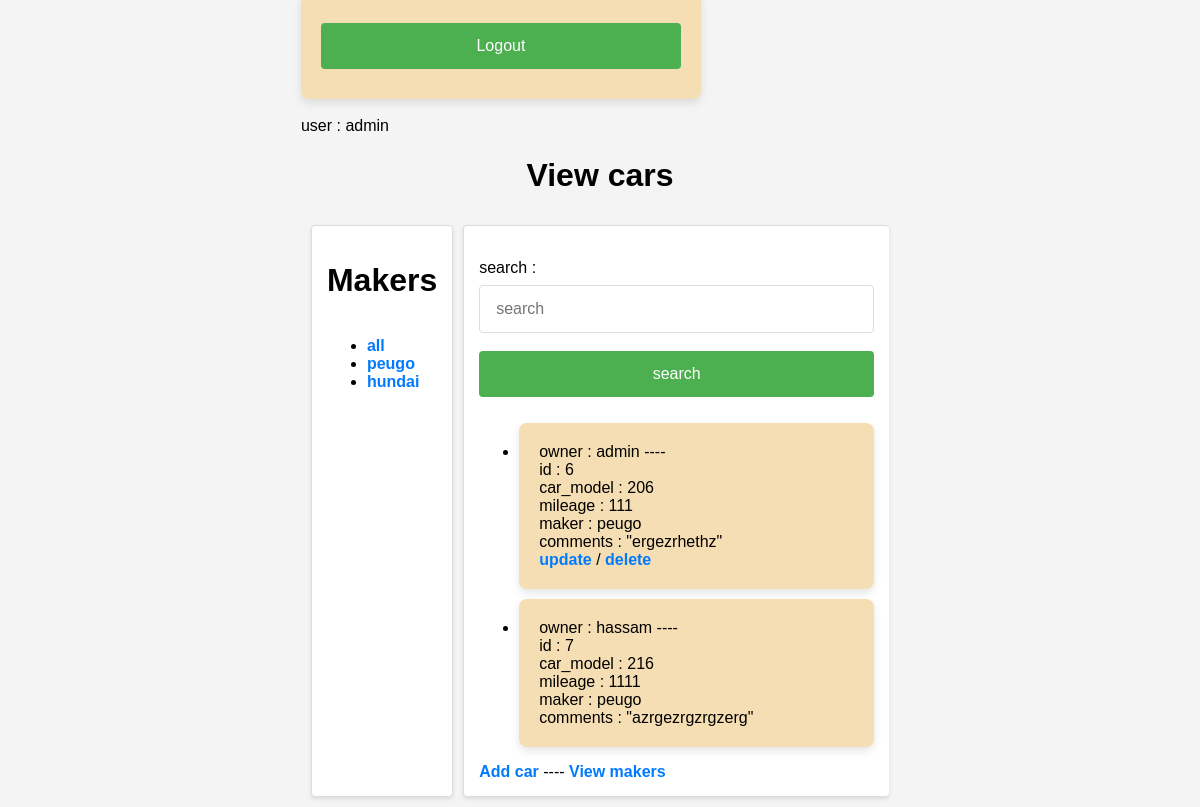
The page /cars/ (signed in) on the database its author committed.
### Main/models.py (models this page shows, shortened)
class Maker(models.Model):
    name = models.CharField(max_length=100, unique=True)

class Car(models.Model):
    owner = models.ForeignKey(User, blank=True, on_delete=models.CASCADE)
    car_model = models.CharField(max_length=100)
    mileage = models.IntegerField()
    comments = models.TextField()
    maker = models.ForeignKey(Maker, on_delete=models.CASCADE)

### Main/views.py (the view)
# urls.py: path('cars/', Main.views.CarListView.as_view(), name='cars'),
class CarListView(LoginRequiredMixin, ListView):
    model = Car
    template_name = 'Main/cars.html'
    context_object_name = 'cars'
    def get_queryset(self):
        maker = self.request.GET.get("maker")
        search = self.request.GET.get("search")
        cars = Car.objects.select_related('maker', 'owner')
        if maker is not None and len(maker) > 0:
            cars = cars.filter(maker__name=maker)
        if search is not None and len(search) > 0:
            cars = cars.filter(Q(car_model__icontains=search) | Q(comments__icontains=search))
        return cars
    def get_context_data(self, **kwargs):
        context = super().get_context_data(**kwargs)
        context['link'] = "cars"
        context['title'] = "Add a car"
        context['action'] = "create"
        context['makers'] = Maker.objects.all()
        return context

### templates/Main/cars.html (shortened to what this page needs)
{% extends "Main.html" %}
{% block content %}
     <form method="post" action="{% url 'logout' %}">
        <div class="container">
            <button type="submit">Logout</button>
        </div>
    </form>
    <br/>
user : {{ user }}<br/>
    <h1 style="text-align: center;"> View cars </h1>
    <div id="car-list-container">
    {% include "Main/cars-filter-maker.html" %}
    {% include "Main/cars-list.html" %}
    </div>
{% endblock %}

### templates/Main.html (shortened to what this page needs)
<!DOCTYPE html>
<html lang="en">
<head>
</head>
<body>
<div>{% block content %}{% endblock %}</div>
</body>
</html>

### templates/Main/cars-filter-maker.html
{% block car-filter-maker %}
    <div>
    <h1 style="text-align: center;"> Makers </h1>
<ul >
<li><a href="{% url 'cars' %}">all</a></li>
    {% for maker in makers %}
    <li><a href="{% url 'cars' %}?maker={{ maker.name }}{% if request.GET.search %}&search={{ request.GET.search }}{% endif %}">{{ maker.name }}</a></li>
    {% endfor %}
</ul></div>
{% endblock %}

### templates/Main/cars-list.html (shortened to what this page needs)
{% block car-list %}<div >
<br/>
    <form method="get" action="{% url 'cars' %}">
     <label>
         search :
         <input type="text" {% if request.GET.search %} value="{{ request.GET.search }}" {% endif %} name="search" placeholder="search">
     </label>
            <button type="submit">search</button>
    </form>
<ul style="display: flex;flex-direction: column;gap: 10px">
{% if cars %}
    {% for car in cars %}
    <li class="container">owner : {{  car.owner }} ----
    <br/>id : {{ car.id }}
        <br/> car_model : {{ car.car_model }}<br/> mileage : {{ car.mileage }} <br/> maker : {{ car.maker.name }}
        <br>comments : "{{ car.comments }}"<br/>
     {% if car.owner.username == user.username %}
        <a href="{% url 'update-car' pk=car.id %}">update</a> / <a href="{% url 'delete-car' pk=car.id %}">delete</a>
        {% endif %}
    </li>
    {% endfor %}
{% else %}
    <span>no cars found</span>
{% endif %}
</ul>
    <span><a href="{% url 'create-car' %}">Add car </a> ---- <a href="{% url 'makers' %}">View makers</a></span>
</div>
{% endblock %}

### templates/Main.html (style rules this page uses)
body { font-family: 'Arial', sans-serif; background-color: #f4f4f4; margin: 0; padding: 0; display: flex; justify-content: center; align-items: center; height: 100vh; }
body div { display: flex; flex-direction: column; }
.container { background: wheat; border-radius: 8px; box-shadow: 0 4px 8px rgba(0, 0, 0, 0.1); padding: 20px; width: 100%; max-width: 400px; box-sizing: border-box; }
a { color: #007bff; text-decoration: none; transition: color 0.3s; font-weight: bold; }
button { background-color: #4CAF50; color: #fff; border: none; border-radius: 4px; padding: 14px 20px; margin: 10px 0; width: 100%; cursor: pointer; font-size: 16px; transition: background-color 0.3s ease, transform 0.2s ease; }
input[type=text], input[type=password] { width: 100%; padding: 14px 16px; margin: 8px 0; border: 1px solid #ddd; border-radius: 4px; box-sizing: border-box; font-size: 16px; transition: border-color 0.3s ease; }

### templates/Main/cars.html (style rules this page uses)
#car-list-container { display: flex; flex-direction: row; gap: 10px; flex-wrap: wrap; padding: 10px; }
#car-list-container div { padding: 15px; border: 1px solid #ddd; border-radius: 4px; background-color: #fff; box-shadow: 0 2px 4px rgba(0, 0, 0, 0.1); transition: background-color 0.3s ease, box-shadow 0.3s ease; }
#car-list-container div:last-child { border-right: none; }

### rows shown on the page
Maker: name "peugo"
Maker: name "hundai"
Car: owner "admin", id "6", car_model "206", mileage "111", maker.name "peugo", comments "ergezrhethz", shows "update"
Car: owner "hassam", id "7", car_model "216", mileage "1111", maker.name "peugo", comments "azrgezrgzrgzerg"

### other values the page prints
{{ user }} "admin"
